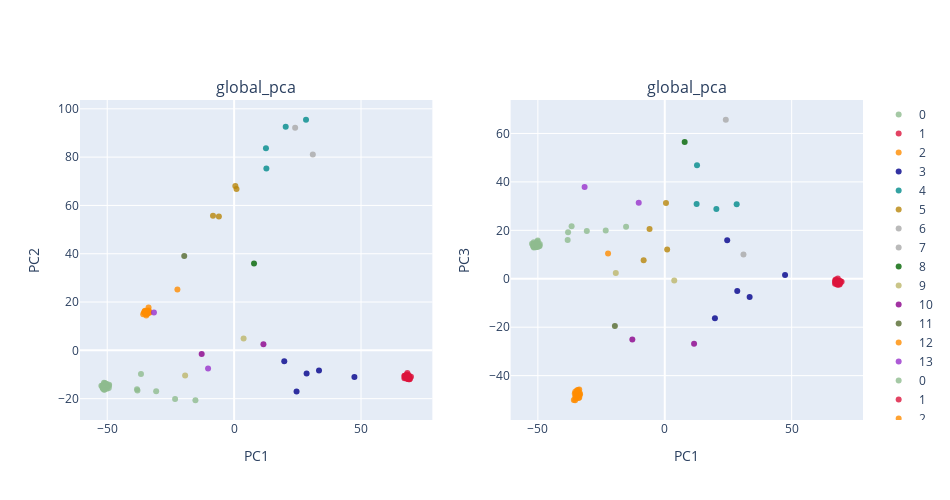

Here is the notebook cell this chart was saved with:
### Code cell
###
plot_global_pca(feats,label_select,PCA_color_ref,title= 'global_pca',height= 500,width= 950)

### Figure 1 — Plotly figure (JSON) as saved in the notebook; plotly's stock layout.template omitted (floating-point values rounded to 4 significant figures)
{"data": [{"marker": {"color": "darkseagreen", "line": {"width": 0}, "opacity": 0.8, "size": 6, "symbol": "circle"}, "mode": "markers", "name": "0", "type": "scatter", "x": [-50.93, -50.12, -51.79, -50.19, -50.83, -51.43, -51.28, -51.61, -49.25, -50.67, -50.85, -49.35, -50.93, -51.47, -51.26, -50.62, -51.79, -51.22, -50.08, -51.3, -51.49, -51.57, -50.14, -50.28, -50.72, -49.99, -50.06, -50.8, -49.39, -51.83, -52.31, -51.13, -50.6, -51.6, -51.51, -51.82, -50.68, -51.19, -50.17, -50.72, -23.26, -36.7, -30.72, -38.1, -15.25, -38.26], "xaxis": "x", "y": [-15.27, -15.34, -15.58, -14.34, -14.78, -15.55, -13.39, -15.74, -14.22, -14.27, -14.35, -14.62, -13.52, -16.0, -15.02, -14.32, -14.7, -15.4, -15.06, -14.54, -14.29, -15.23, -15.9, -15.22, -13.96, -14.51, -15.06, -14.61, -15.58, -15.16, -14.64, -16.16, -15.31, -14.65, -15.72, -14.56, -14.08, -16.34, -13.96, -13.81, -20.09, -9.797, -16.9, -16.67, -20.66, -16.13], "yaxis": "y"}, {"marker": {"color": "crimson", "line": {"width": 0}, "opacity": 0.8, "size": 6, "symbol": "circle"}, "mode": "markers", "name": "1", "type": "scatter", "x": [67.65, 68.88, 69.12, 68.48, 68.26, 68.97, 68.31, 68.32, 68.04, 67.09, 68.0, 67.91, 68.14, 68.49, 67.64, 68.53, 68.12, 69.68, 67.45, 68.55, 67.14, 68.86, 68.36, 67.27, 68.49, 67.65, 67.13, 68.76, 68.08, 67.6, 69.12, 68.11, 68.78, 69.01, 68.08, 69.24, 67.97, 68.18, 68.96, 68.54], "xaxis": "x", "y": [-10.43, -10.92, -11.97, -11.32, -9.388, -11.51, -11.87, -11.07, -10.04, -11.6, -10.84, -11.57, -11.68, -10.64, -11.21, -10.84, -11.1, -10.95, -10.68, -11.29, -10.53, -11.36, -10.24, -11.24, -11.42, -10.99, -10.66, -10.35, -10.97, -10.47, -11.04, -10.38, -12.01, -10.82, -11.47, -11.71, -11.2, -10.96, -11.25, -10.79], "yaxis": "y"}, {"marker": {"color": "darkorange", "line": {"width": 0}, "opacity": 0.8, "size": 6, "symbol": "circle"}, "mode": "markers", "name": "2", "type": "scatter", "x": [-34.27, -33.7, -33.56, -34.23, -34.58, -35.83, -33.96, -33.4, -33.71, -35.02, -34.69, -34.35, -33.57, -35.23, -34.63, -35.07, -34.79, -35.26, -35.32, -35.47], "xaxis": "x", "y": [16.03, 16.52, 15.7, 15.07, 15.34, 14.99, 15.88, 15.61, 17.7, 15.76, 15.03, 16.36, 16.05, 16.16, 14.44, 16.45, 16.04, 15.49, 15.77, 15.7], "yaxis": "y"}, {"marker": {"color": "darkblue", "line": {"width": 0}, "opacity": 0.8, "size": 6, "symbol": "circle"}, "mode": "markers", "name": "3", "type": "scatter", "x": [47.39, 28.56, 33.43, 24.6, 19.75], "xaxis": "x", "y": [-11.07, -9.612, -8.332, -17.01, -4.481], "yaxis": "y"}, {"marker": {"color": "darkcyan", "line": {"width": 0}, "opacity": 0.8, "size": 6, "symbol": "circle"}, "mode": "markers", "name": "4", "type": "scatter", "x": [20.32, 12.7, 12.54, 28.33], "xaxis": "x", "y": [92.58, 75.26, 83.69, 95.47], "yaxis": "y"}, {"marker": {"color": "darkgoldenrod", "line": {"width": 0}, "opacity": 0.8, "size": 6, "symbol": "circle"}, "mode": "markers", "name": "5", "type": "scatter", "x": [0.9393, -8.325, -6.001, 0.4727], "xaxis": "x", "y": [66.82, 55.72, 55.45, 68.02], "yaxis": "y"}, {"marker": {"color": "darkgray", "line": {"width": 0}, "opacity": 0.8, "size": 6, "symbol": "circle"}, "mode": "markers", "name": "6", "type": "scatter", "x": [31.0], "xaxis": "x", "y": [81.1], "yaxis": "y"}, {"marker": {"color": "darkgrey", "line": {"width": 0}, "opacity": 0.8, "size": 6, "symbol": "circle"}, "mode": "markers", "name": "7", "type": "scatter", "x": [24.04], "xaxis": "x", "y": [92.12], "yaxis": "y"}, {"marker": {"color": "darkgreen", "line": {"width": 0}, "opacity": 0.8, "size": 6, "symbol": "circle"}, "mode": "markers", "name": "8", "type": "scatter", "x": [7.837], "xaxis": "x", "y": [35.95], "yaxis": "y"}, {"marker": {"color": "darkkhaki", "line": {"width": 0}, "opacity": 0.8, "size": 6, "symbol": "circle"}, "mode": "markers", "name": "9", "type": "scatter", "x": [3.733, -19.3], "xaxis": "x", "y": [4.935, -10.38], "yaxis": "y"}, {"marker": {"color": "darkmagenta", "line": {"width": 0}, "opacity": 0.8, "size": 6, "symbol": "circle"}, "mode": "markers", "name": "10", "type": "scatter", "x": [11.54, -12.78], "xaxis": "x", "y": [2.54, -1.504], "yaxis": "y"}, {"marker": {"color": "darkolivegreen", "line": {"width": 0}, "opacity": 0.8, "size": 6, "symbol": "circle"}, "mode": "markers", "name": "11", "type": "scatter", "x": [-19.66], "xaxis": "x", "y": [39.06], "yaxis": "y"}, {"marker": {"color": "darkorange", "line": {"width": 0}, "opacity": 0.8, "size": 6, "symbol": "circle"}, "mode": "markers", "name": "12", "type": "scatter", "x": [-22.35], "xaxis": "x", "y": [25.15], "yaxis": "y"}, {"marker": {"color": "darkorchid", "line": {"width": 0}, "opacity": 0.8, "size": 6, "symbol": "circle"}, "mode": "markers", "name": "13", "type": "scatter", "x": [-10.26, -31.59], "xaxis": "x", "y": [-7.493, 15.7], "yaxis": "y"}, {"marker": {"color": "darkseagreen", "line": {"width": 0}, "opacity": 0.8, "size": 6, "symbol": "circle"}, "mode": "markers", "name": "0", "type": "scatter", "x": [-50.93, -50.12, -51.79, -50.19, -50.83, -51.43, -51.28, -51.61, -49.25, -50.67, -50.85, -49.35, -50.93, -51.47, -51.26, -50.62, -51.79, -51.22, -50.08, -51.3, -51.49, -51.57, -50.14, -50.28, -50.72, -49.99, -50.06, -50.8, -49.39, -51.83, -52.31, -51.13, -50.6, -51.6, -51.51, -51.82, -50.68, -51.19, -50.17, -50.72, -23.26, -36.7, -30.72, -38.1, -15.25, -38.26], "xaxis": "x2", "y": [13.64, 14.47, 14.49, 13.78, 14.0, 13.69, 14.42, 14.02, 14.4, 13.08, 13.99, 13.52, 12.98, 13.1, 13.54, 14.85, 13.6, 14.01, 13.23, 14.13, 13.34, 12.96, 15.41, 14.65, 14.28, 13.26, 15.76, 14.02, 13.65, 14.01, 14.45, 13.55, 14.28, 15.1, 14.18, 13.36, 14.36, 14.09, 14.64, 14.11, 19.88, 21.68, 19.71, 19.19, 21.47, 15.98], "yaxis": "y2"}, {"marker": {"color": "crimson", "line": {"width": 0}, "opacity": 0.8, "size": 6, "symbol": "circle"}, "mode": "markers", "name": "1", "type": "scatter", "x": [67.65, 68.88, 69.12, 68.48, 68.26, 68.97, 68.31, 68.32, 68.04, 67.09, 68.0, 67.91, 68.14, 68.49, 67.64, 68.53, 68.12, 69.68, 67.45, 68.55, 67.14, 68.86, 68.36, 67.27, 68.49, 67.65, 67.13, 68.76, 68.08, 67.6, 69.12, 68.11, 68.78, 69.01, 68.08, 69.24, 67.97, 68.18, 68.96, 68.54], "xaxis": "x2", "y": [-1.954, -2.412, -1.339, -1.727, -1.477, -1.804, -2.367, -0.9743, -2.477, -2.1, -1.583, -2.111, -1.323, -1.788, -1.34, -1.414, -1.994, -1.267, -0.2605, -0.752, -1.431, -1.445, -1.957, -1.058, -1.697, -0.7982, -0.6564, -2.073, -1.337, -2.093, -1.099, -1.421, -1.743, -1.358, -1.848, -1.055, -1.133, 0.06114, -1.067, -1.229], "yaxis": "y2"}, {"marker": {"color": "darkorange", "line": {"width": 0}, "opacity": 0.8, "size": 6, "symbol": "circle"}, "mode": "markers", "name": "2", "type": "scatter", "x": [-34.27, -33.7, -33.56, -34.23, -34.58, -35.83, -33.96, -33.4, -33.71, -35.02, -34.69, -34.35, -33.57, -35.23, -34.63, -35.07, -34.79, -35.26, -35.32, -35.47], "xaxis": "x2", "y": [-48.15, -49.0, -47.1, -45.96, -47.89, -50.07, -49.2, -47.66, -45.69, -47.33, -48.07, -47.58, -47.98, -48.91, -46.1, -48.54, -49.25, -46.64, -50.16, -47.43], "yaxis": "y2"}, {"marker": {"color": "darkblue", "line": {"width": 0}, "opacity": 0.8, "size": 6, "symbol": "circle"}, "mode": "markers", "name": "3", "type": "scatter", "x": [47.39, 28.56, 33.43, 24.6, 19.75], "xaxis": "x2", "y": [1.575, -5.097, -7.564, 15.87, -16.28], "yaxis": "y2"}, {"marker": {"color": "darkcyan", "line": {"width": 0}, "opacity": 0.8, "size": 6, "symbol": "circle"}, "mode": "markers", "name": "4", "type": "scatter", "x": [20.32, 12.7, 12.54, 28.33], "xaxis": "x2", "y": [28.77, 46.89, 30.9, 30.72], "yaxis": "y2"}, {"marker": {"color": "darkgoldenrod", "line": {"width": 0}, "opacity": 0.8, "size": 6, "symbol": "circle"}, "mode": "markers", "name": "5", "type": "scatter", "x": [0.9393, -8.325, -6.001, 0.4727], "xaxis": "x2", "y": [12.11, 7.601, 20.6, 31.24], "yaxis": "y2"}, {"marker": {"color": "darkgray", "line": {"width": 0}, "opacity": 0.8, "size": 6, "symbol": "circle"}, "mode": "markers", "name": "6", "type": "scatter", "x": [31.0], "xaxis": "x2", "y": [10.02], "yaxis": "y2"}, {"marker": {"color": "darkgrey", "line": {"width": 0}, "opacity": 0.8, "size": 6, "symbol": "circle"}, "mode": "markers", "name": "7", "type": "scatter", "x": [24.04], "xaxis": "x2", "y": [65.66], "yaxis": "y2"}, {"marker": {"color": "darkgreen", "line": {"width": 0}, "opacity": 0.8, "size": 6, "symbol": "circle"}, "mode": "markers", "name": "8", "type": "scatter", "x": [7.837], "xaxis": "x2", "y": [56.49], "yaxis": "y2"}, {"marker": {"color": "darkkhaki", "line": {"width": 0}, "opacity": 0.8, "size": 6, "symbol": "circle"}, "mode": "markers", "name": "9", "type": "scatter", "x": [3.733, -19.3], "xaxis": "x2", "y": [-0.734, 2.371], "yaxis": "y2"}, {"marker": {"color": "darkmagenta", "line": {"width": 0}, "opacity": 0.8, "size": 6, "symbol": "circle"}, "mode": "markers", "name": "10", "type": "scatter", "x": [11.54, -12.78], "xaxis": "x2", "y": [-26.85, -25.09], "yaxis": "y2"}, {"marker": {"color": "darkolivegreen", "line": {"width": 0}, "opacity": 0.8, "size": 6, "symbol": "circle"}, "mode": "markers", "name": "11", "type": "scatter", "x": [-19.66], "xaxis": "x2", "y": [-19.5], "yaxis": "y2"}, {"marker": {"color": "darkorange", "line": {"width": 0}, "opacity": 0.8, "size": 6, "symbol": "circle"}, "mode": "markers", "name": "12", "type": "scatter", "x": [-22.35], "xaxis": "x2", "y": [10.41], "yaxis": "y2"}, {"marker": {"color": "darkorchid", "line": {"width": 0}, "opacity": 0.8, "size": 6, "symbol": "circle"}, "mode": "markers", "name": "13", "type": "scatter", "x": [-10.26, -31.59], "xaxis": "x2", "y": [31.37, 37.85], "yaxis": "y2"}], "layout": {"annotations": [{"font": {"size": 16}, "showarrow": false, "text": "global_pca", "x": 0.225, "xanchor": "center", "xref": "paper", "y": 1, "yanchor": "bottom", "yref": "paper"}, {"font": {"size": 16}, "showarrow": false, "text": "global_pca", "x": 0.775, "xanchor": "center", "xref": "paper", "y": 1, "yanchor": "bottom", "yref": "paper"}], "height": 500, "width": 950, "xaxis": {"anchor": "y", "domain": [0, 0.45], "title": {"text": "PC1"}}, "xaxis2": {"anchor": "y2", "domain": [0.55, 1], "title": {"text": "PC1"}}, "yaxis": {"anchor": "x", "domain": [0, 1], "title": {"text": "PC2"}}, "yaxis2": {"anchor": "x2", "domain": [0, 1], "title": {"text": "PC3"}}}}
